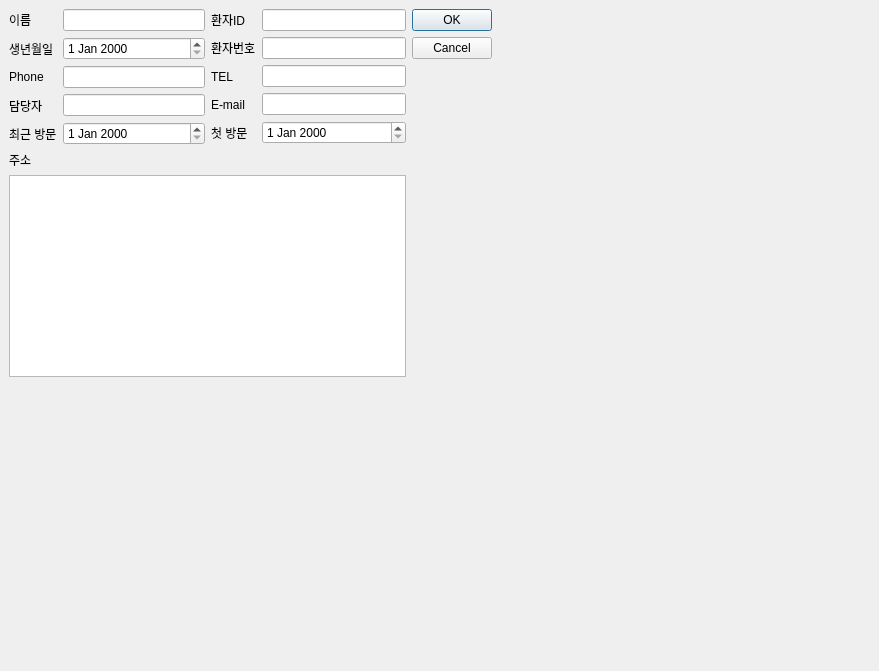
<?xml version="1.0" encoding="UTF-8"?>
<ui version="4.0">
 <class>Dialog</class>
 <widget class="QDialog" name="Dialog">
  <property name="geometry">
   <rect>
    <x>0</x>
    <y>0</y>
    <width>879</width>
    <height>671</height>
   </rect>
  </property>
  <property name="windowTitle">
   <string>Dialog</string>
  </property>
  <widget class="QWidget" name="">
   <property name="geometry">
    <rect>
     <x>9</x>
     <y>9</y>
     <width>483</width>
     <height>368</height>
    </rect>
   </property>
   <layout class="QGridLayout" name="gridLayout_5">
    <item row="0" column="0">
     <layout class="QGridLayout" name="gridLayout_4">
      <item row="0" column="0">
       <layout class="QHBoxLayout" name="horizontalLayout_3">
        <item>
         <layout class="QGridLayout" name="gridLayout_2">
          <item row="0" column="1">
           <layout class="QVBoxLayout" name="verticalLayout_4">
            <item>
             <widget class="QLineEdit" name="nameEdit"/>
            </item>
            <item>
             <widget class="QDateEdit" name="birthEdit"/>
            </item>
            <item>
             <widget class="QLineEdit" name="phoneEdit"/>
            </item>
            <item>
             <widget class="QLineEdit" name="docEdit"/>
            </item>
            <item>
             <widget class="QDateEdit" name="cvisitEdit"/>
            </item>
           </layout>
          </item>
          <item row="0" column="0">
           <layout class="QVBoxLayout" name="verticalLayout_5">
            <item>
             <widget class="QLabel" name="label_3">
              <property name="text">
               <string>이름</string>
              </property>
             </widget>
            </item>
            <item>
             <widget class="QLabel" name="label_5">
              <property name="text">
               <string>생년월일</string>
              </property>
             </widget>
            </item>
            <item>
             <widget class="QLabel" name="label_7">
              <property name="text">
               <string>Phone</string>
              </property>
             </widget>
            </item>
            <item>
             <widget class="QLabel" name="label_9">
              <property name="text">
               <string>담당자</string>
              </property>
             </widget>
            </item>
            <item>
             <widget class="QLabel" name="label_12">
              <property name="text">
               <string>최근 방문</string>
              </property>
             </widget>
            </item>
           </layout>
          </item>
         </layout>
        </item>
        <item>
         <layout class="QGridLayout" name="gridLayout">
          <item row="0" column="1">
           <layout class="QVBoxLayout" name="verticalLayout_2">
            <item>
             <widget class="QLineEdit" name="pidEdit"/>
            </item>
            <item>
             <widget class="QLineEdit" name="pumEdit"/>
            </item>
            <item>
             <widget class="QLineEdit" name="telEdit"/>
            </item>
            <item>
             <widget class="QLineEdit" name="mailEdit"/>
            </item>
            <item>
             <widget class="QDateEdit" name="fvisitEdit"/>
            </item>
           </layout>
          </item>
          <item row="0" column="0">
           <layout class="QVBoxLayout" name="verticalLayout">
            <item>
             <widget class="QLabel" name="label">
              <property name="text">
               <string>환자ID</string>
              </property>
             </widget>
            </item>
            <item>
             <widget class="QLabel" name="label_13">
              <property name="text">
               <string>환자번호</string>
              </property>
             </widget>
            </item>
            <item>
             <widget class="QLabel" name="label_14">
              <property name="text">
               <string>TEL</string>
              </property>
             </widget>
            </item>
            <item>
             <widget class="QLabel" name="label_15">
              <property name="text">
               <string>E-mail</string>
              </property>
             </widget>
            </item>
            <item>
             <widget class="QLabel" name="label_16">
              <property name="text">
               <string>첫 방문</string>
              </property>
             </widget>
            </item>
           </layout>
          </item>
         </layout>
        </item>
       </layout>
      </item>
      <item row="1" column="0">
       <layout class="QGridLayout" name="gridLayout_3">
        <item row="0" column="0">
         <widget class="QLabel" name="label_11">
          <property name="text">
           <string>주소</string>
          </property>
         </widget>
        </item>
        <item row="2" column="0">
         <layout class="QHBoxLayout" name="horizontalLayout_2">
          <item>
           <widget class="QTextEdit" name="addrEdit">
            <property name="sizePolicy">
             <sizepolicy hsizetype="Expanding" vsizetype="Expanding">
              <horstretch>0</horstretch>
              <verstretch>0</verstretch>
             </sizepolicy>
            </property>
           </widget>
          </item>
         </layout>
        </item>
       </layout>
      </item>
     </layout>
    </item>
    <item row="0" column="1">
     <widget class="QDialogButtonBox" name="dialogButtonBox">
      <property name="orientation">
       <enum>Qt::Vertical</enum>
      </property>
      <property name="standardButtons">
       <set>QDialogButtonBox::Cancel|QDialogButtonBox::Ok</set>
      </property>
     </widget>
    </item>
   </layout>
  </widget>
 </widget>
 <resources/>
 <connections>
  <connection>
   <sender>dialogButtonBox</sender>
   <signal>accepted()</signal>
   <receiver>Dialog</receiver>
   <slot>accept()</slot>
   <hints>
    <hint type="sourcelabel">
     <x>248</x>
     <y>254</y>
    </hint>
    <hint type="destinationlabel">
     <x>157</x>
     <y>274</y>
    </hint>
   </hints>
  </connection>
  <connection>
   <sender>dialogButtonBox</sender>
   <signal>rejected()</signal>
   <receiver>Dialog</receiver>
   <slot>reject()</slot>
   <hints>
    <hint type="sourcelabel">
     <x>316</x>
     <y>260</y>
    </hint>
    <hint type="destinationlabel">
     <x>286</x>
     <y>274</y>
    </hint>
   </hints>
  </connection>
 </connections>
</ui>
